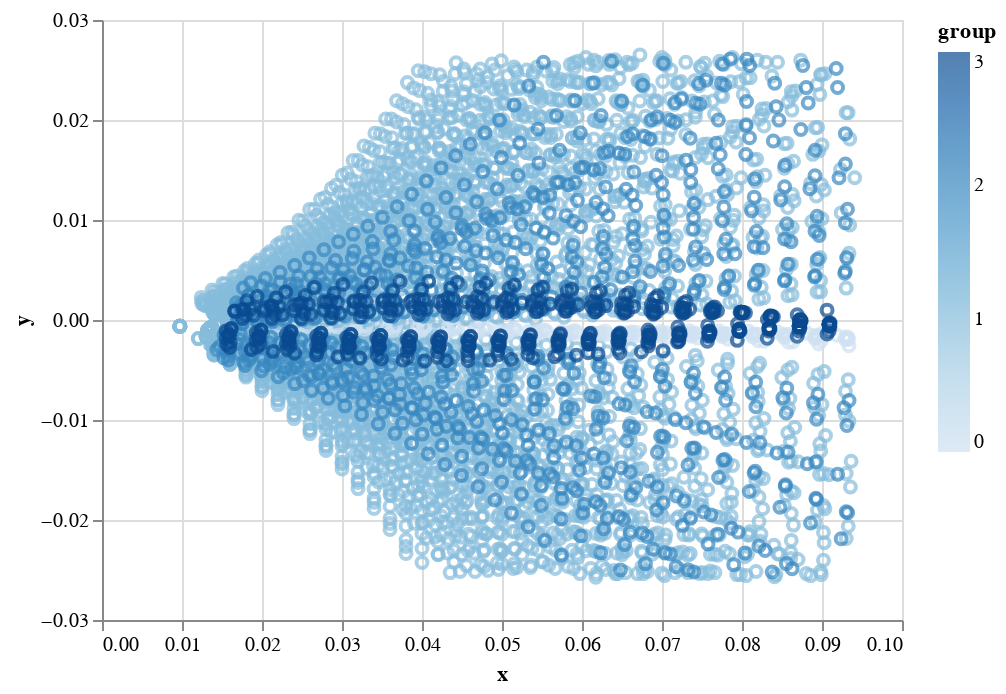

Notebook code for this chart:
### Code cell
alt.data_transformers.disable_max_rows()
alt.Chart(df).mark_point().encode(
    x='x',
    y='y', 
    color='group',
    tooltip=['num', 'Ua', 'Up', 'I', 'group'] 
).interactive()

### Figure 1 — Vega-Lite specification as saved in the notebook (floating-point values rounded to 4 significant figures; data arrays with more than 128 entries replaced by an {"elided": "..."} marker saying what was removed)
{"config": {"view": {"continuousWidth": 400, "continuousHeight": 300}}, "data": {"name": "data-2acde254ec018b176292cd0d80436999"}, "mark": "point", "encoding": {"color": {"field": "group", "type": "quantitative"}, "tooltip": [{"field": "num", "type": "quantitative"}, {"field": "Ua", "type": "quantitative"}, {"field": "Up", "type": "quantitative"}, {"field": "I", "type": "quantitative"}, {"field": "group", "type": "quantitative"}], "x": {"field": "x", "type": "quantitative"}, "y": {"field": "y", "type": "quantitative"}}, "selection": {"selector003": {"type": "interval", "bind": "scales", "encodings": ["x", "y"]}}, "$schema": "https://vega.github.io/schema/vega-lite/v4.17.0.json", "datasets": {"data-2acde254ec018b176292cd0d80436999": {"elided": "5079 records"}}}
